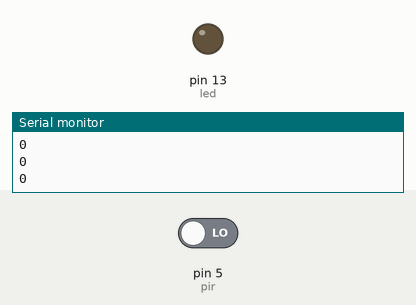
Simulated run of this sketch. Board: Arduino Uno, built with avr-gcc and run on an emulated ATmega328P. Parts: output pins drawn as LEDs (lit = HIGH), the last lines printed to the serial monitor. Inputs (shaded band) come from the test bench; at power-on: pin 5 (pir) LOW.

Above: at 2.8 s.
2.9 s: pin 5 (pir) driven HIGH
At 3.5 s:
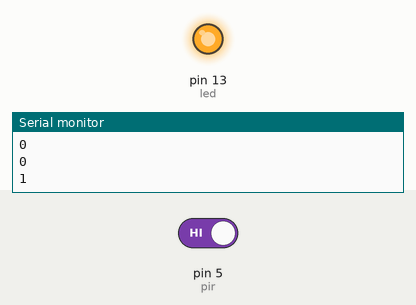
4.5 s: pin 5 (pir) driven LOW
At 6.2 s:
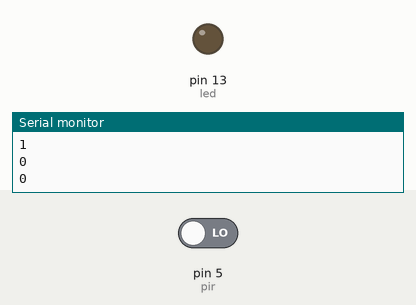
Timing chart, 0 to 7.7 s (numbered marks = the images above; inputs shaded):
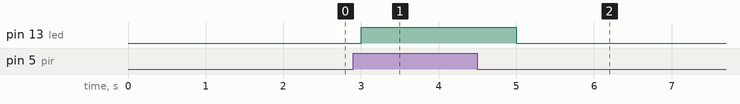

Measured:
- after the input at 2.9 s, pin 13 (led): LOW → HIGH after 0.10 s
- after the input at 4.5 s, pin 13 (led): HIGH → LOW after 0.50 s

The sketch:

motion_sensor.ino
```cpp
int led = 13;
int pir = 5;

void setup() {
  pinMode(led, OUTPUT);
  Serial.begin(9600);
  pinMode(pir, INPUT);
}

void loop() {
  int val = digitalRead(pir);
  Serial.println(val);
  digitalWrite(led, val);
  delay(1000);
}
```
